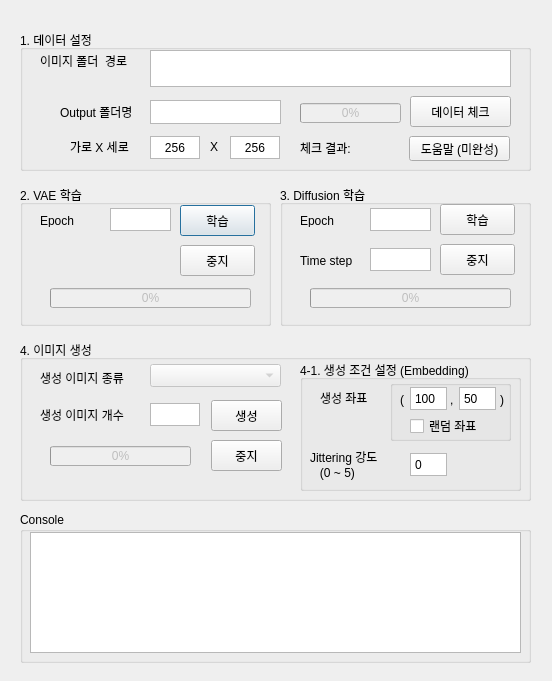
<?xml version="1.0" encoding="UTF-8"?>
<ui version="4.0">
 <class>Dialog</class>
 <widget class="QDialog" name="Dialog">
  <property name="geometry">
   <rect>
    <x>0</x>
    <y>0</y>
    <width>552</width>
    <height>681</height>
   </rect>
  </property>
  <property name="windowTitle">
   <string>Dialog</string>
  </property>
  <widget class="QGroupBox" name="groupBox">
   <property name="geometry">
    <rect>
     <x>20</x>
     <y>185</y>
     <width>251</width>
     <height>141</height>
    </rect>
   </property>
   <property name="title">
    <string>2. VAE 학습</string>
   </property>
   <property name="flat">
    <bool>false</bool>
   </property>
   <property name="checkable">
    <bool>false</bool>
   </property>
   <widget class="QPushButton" name="btn_trainVae">
    <property name="enabled">
     <bool>true</bool>
    </property>
    <property name="geometry">
     <rect>
      <x>160</x>
      <y>20</y>
      <width>75</width>
      <height>31</height>
     </rect>
    </property>
    <property name="text">
     <string>학습</string>
    </property>
   </widget>
   <widget class="QTextEdit" name="edit_epochVae">
    <property name="enabled">
     <bool>true</bool>
    </property>
    <property name="geometry">
     <rect>
      <x>90</x>
      <y>23</y>
      <width>61</width>
      <height>23</height>
     </rect>
    </property>
    <property name="verticalScrollBarPolicy">
     <enum>Qt::ScrollBarAlwaysOff</enum>
    </property>
    <property name="horizontalScrollBarPolicy">
     <enum>Qt::ScrollBarAlwaysOff</enum>
    </property>
   </widget>
   <widget class="QLabel" name="label_3">
    <property name="geometry">
     <rect>
      <x>20</x>
      <y>30</y>
      <width>56</width>
      <height>12</height>
     </rect>
    </property>
    <property name="text">
     <string>Epoch</string>
    </property>
   </widget>
   <widget class="QPushButton" name="btn_stopTrainVae">
    <property name="enabled">
     <bool>true</bool>
    </property>
    <property name="geometry">
     <rect>
      <x>160</x>
      <y>60</y>
      <width>75</width>
      <height>31</height>
     </rect>
    </property>
    <property name="text">
     <string>중지</string>
    </property>
   </widget>
   <widget class="QProgressBar" name="progressBar_vae">
    <property name="enabled">
     <bool>false</bool>
    </property>
    <property name="geometry">
     <rect>
      <x>30</x>
      <y>103</y>
      <width>201</width>
      <height>20</height>
     </rect>
    </property>
    <property name="autoFillBackground">
     <bool>false</bool>
    </property>
    <property name="value">
     <number>0</number>
    </property>
   </widget>
  </widget>
  <widget class="QGroupBox" name="groupBox_2">
   <property name="geometry">
    <rect>
     <x>280</x>
     <y>185</y>
     <width>251</width>
     <height>141</height>
    </rect>
   </property>
   <property name="title">
    <string>3. Diffusion 학습</string>
   </property>
   <widget class="QPushButton" name="btn_trainDdpm">
    <property name="enabled">
     <bool>true</bool>
    </property>
    <property name="geometry">
     <rect>
      <x>160</x>
      <y>19</y>
      <width>75</width>
      <height>31</height>
     </rect>
    </property>
    <property name="text">
     <string>학습</string>
    </property>
   </widget>
   <widget class="QTextEdit" name="edit_epochDdpm">
    <property name="enabled">
     <bool>true</bool>
    </property>
    <property name="geometry">
     <rect>
      <x>90</x>
      <y>23</y>
      <width>61</width>
      <height>23</height>
     </rect>
    </property>
    <property name="verticalScrollBarPolicy">
     <enum>Qt::ScrollBarAlwaysOff</enum>
    </property>
    <property name="horizontalScrollBarPolicy">
     <enum>Qt::ScrollBarAlwaysOff</enum>
    </property>
   </widget>
   <widget class="QLabel" name="label_5">
    <property name="geometry">
     <rect>
      <x>20</x>
      <y>30</y>
      <width>56</width>
      <height>12</height>
     </rect>
    </property>
    <property name="text">
     <string>Epoch</string>
    </property>
   </widget>
   <widget class="QLabel" name="label_20">
    <property name="geometry">
     <rect>
      <x>20</x>
      <y>70</y>
      <width>56</width>
      <height>12</height>
     </rect>
    </property>
    <property name="text">
     <string>Time step</string>
    </property>
   </widget>
   <widget class="QTextEdit" name="edit_timeStep">
    <property name="enabled">
     <bool>true</bool>
    </property>
    <property name="geometry">
     <rect>
      <x>90</x>
      <y>63</y>
      <width>61</width>
      <height>23</height>
     </rect>
    </property>
    <property name="verticalScrollBarPolicy">
     <enum>Qt::ScrollBarAlwaysOff</enum>
    </property>
    <property name="horizontalScrollBarPolicy">
     <enum>Qt::ScrollBarAlwaysOff</enum>
    </property>
   </widget>
   <widget class="QPushButton" name="btn_stopTrainDdpm">
    <property name="enabled">
     <bool>true</bool>
    </property>
    <property name="geometry">
     <rect>
      <x>160</x>
      <y>59</y>
      <width>75</width>
      <height>31</height>
     </rect>
    </property>
    <property name="text">
     <string>중지</string>
    </property>
   </widget>
   <widget class="QProgressBar" name="progressBar_ddpm">
    <property name="enabled">
     <bool>false</bool>
    </property>
    <property name="geometry">
     <rect>
      <x>30</x>
      <y>103</y>
      <width>201</width>
      <height>20</height>
     </rect>
    </property>
    <property name="value">
     <number>0</number>
    </property>
   </widget>
  </widget>
  <widget class="QGroupBox" name="groupBox_4">
   <property name="geometry">
    <rect>
     <x>20</x>
     <y>340</y>
     <width>511</width>
     <height>161</height>
    </rect>
   </property>
   <property name="title">
    <string>4. 이미지 생성</string>
   </property>
   <widget class="QTextEdit" name="edit_numGenImg">
    <property name="enabled">
     <bool>true</bool>
    </property>
    <property name="geometry">
     <rect>
      <x>130</x>
      <y>63</y>
      <width>50</width>
      <height>23</height>
     </rect>
    </property>
    <property name="verticalScrollBarPolicy">
     <enum>Qt::ScrollBarAlwaysOff</enum>
    </property>
    <property name="horizontalScrollBarPolicy">
     <enum>Qt::ScrollBarAlwaysOff</enum>
    </property>
   </widget>
   <widget class="QLabel" name="label_6">
    <property name="geometry">
     <rect>
      <x>20</x>
      <y>67</y>
      <width>91</width>
      <height>16</height>
     </rect>
    </property>
    <property name="text">
     <string>생성 이미지 개수</string>
    </property>
   </widget>
   <widget class="QLabel" name="label_7">
    <property name="geometry">
     <rect>
      <x>20</x>
      <y>30</y>
      <width>91</width>
      <height>16</height>
     </rect>
    </property>
    <property name="text">
     <string>생성 이미지 종류</string>
    </property>
   </widget>
   <widget class="QComboBox" name="combo_defects">
    <property name="enabled">
     <bool>false</bool>
    </property>
    <property name="geometry">
     <rect>
      <x>130</x>
      <y>24</y>
      <width>131</width>
      <height>23</height>
     </rect>
    </property>
   </widget>
   <widget class="QPushButton" name="btn_genImg">
    <property name="enabled">
     <bool>true</bool>
    </property>
    <property name="geometry">
     <rect>
      <x>191</x>
      <y>60</y>
      <width>71</width>
      <height>31</height>
     </rect>
    </property>
    <property name="text">
     <string>생성</string>
    </property>
   </widget>
   <widget class="QGroupBox" name="groupBox_6">
    <property name="geometry">
     <rect>
      <x>280</x>
      <y>20</y>
      <width>221</width>
      <height>131</height>
     </rect>
    </property>
    <property name="title">
     <string>4-1. 생성 조건 설정 (Embedding)</string>
    </property>
    <widget class="QLabel" name="label_8">
     <property name="geometry">
      <rect>
       <x>20</x>
       <y>30</y>
       <width>71</width>
       <height>16</height>
      </rect>
     </property>
     <property name="text">
      <string>생성 좌표</string>
     </property>
    </widget>
    <widget class="QTextEdit" name="edit_coordJitterStd">
     <property name="enabled">
      <bool>true</bool>
     </property>
     <property name="geometry">
      <rect>
       <x>110</x>
       <y>93</y>
       <width>37</width>
       <height>23</height>
      </rect>
     </property>
     <property name="verticalScrollBarPolicy">
      <enum>Qt::ScrollBarAlwaysOff</enum>
     </property>
     <property name="horizontalScrollBarPolicy">
      <enum>Qt::ScrollBarAlwaysOff</enum>
     </property>
     <property name="html">
      <string>&lt;!DOCTYPE HTML PUBLIC &quot;-//W3C//DTD HTML 4.0//EN&quot; &quot;http://www.w3.org/TR/REC-html40/strict.dtd&quot;&gt;
&lt;html&gt;&lt;head&gt;&lt;meta name=&quot;qrichtext&quot; content=&quot;1&quot; /&gt;&lt;style type=&quot;text/css&quot;&gt;
p, li { white-space: pre-wrap; }
&lt;/style&gt;&lt;/head&gt;&lt;body style=&quot; font-family:'Gulim'; font-size:9pt; font-weight:400; font-style:normal;&quot;&gt;
&lt;p style=&quot; margin-top:0px; margin-bottom:0px; margin-left:0px; margin-right:0px; -qt-block-indent:0; text-indent:0px;&quot;&gt;0&lt;/p&gt;&lt;/body&gt;&lt;/html&gt;</string>
     </property>
    </widget>
    <widget class="QLabel" name="label_15">
     <property name="geometry">
      <rect>
       <x>10</x>
       <y>86</y>
       <width>71</width>
       <height>21</height>
      </rect>
     </property>
     <property name="text">
      <string>Jittering 강도</string>
     </property>
    </widget>
    <widget class="QLabel" name="label_16">
     <property name="geometry">
      <rect>
       <x>10</x>
       <y>102</y>
       <width>71</width>
       <height>21</height>
      </rect>
     </property>
     <property name="text">
      <string>   (0 ~ 5)</string>
     </property>
    </widget>
    <widget class="QGroupBox" name="groupBox_5">
     <property name="geometry">
      <rect>
       <x>90</x>
       <y>20</y>
       <width>121</width>
       <height>61</height>
      </rect>
     </property>
     <property name="title">
      <string/>
     </property>
     <widget class="QLabel" name="label_11">
      <property name="geometry">
       <rect>
        <x>110</x>
        <y>12</y>
        <width>16</width>
        <height>16</height>
       </rect>
      </property>
      <property name="text">
       <string>)</string>
      </property>
     </widget>
     <widget class="QTextEdit" name="edit_genImgCoordY">
      <property name="enabled">
       <bool>true</bool>
      </property>
      <property name="geometry">
       <rect>
        <x>69</x>
        <y>7</y>
        <width>37</width>
        <height>23</height>
       </rect>
      </property>
      <property name="verticalScrollBarPolicy">
       <enum>Qt::ScrollBarAlwaysOff</enum>
      </property>
      <property name="horizontalScrollBarPolicy">
       <enum>Qt::ScrollBarAlwaysOff</enum>
      </property>
      <property name="html">
       <string>&lt;!DOCTYPE HTML PUBLIC &quot;-//W3C//DTD HTML 4.0//EN&quot; &quot;http://www.w3.org/TR/REC-html40/strict.dtd&quot;&gt;
&lt;html&gt;&lt;head&gt;&lt;meta name=&quot;qrichtext&quot; content=&quot;1&quot; /&gt;&lt;style type=&quot;text/css&quot;&gt;
p, li { white-space: pre-wrap; }
&lt;/style&gt;&lt;/head&gt;&lt;body style=&quot; font-family:'Gulim'; font-size:9pt; font-weight:400; font-style:normal;&quot;&gt;
&lt;p style=&quot; margin-top:0px; margin-bottom:0px; margin-left:0px; margin-right:0px; -qt-block-indent:0; text-indent:0px;&quot;&gt;50&lt;/p&gt;&lt;/body&gt;&lt;/html&gt;</string>
      </property>
     </widget>
     <widget class="QTextEdit" name="edit_genImgCoordX">
      <property name="enabled">
       <bool>true</bool>
      </property>
      <property name="geometry">
       <rect>
        <x>20</x>
        <y>7</y>
        <width>37</width>
        <height>23</height>
       </rect>
      </property>
      <property name="verticalScrollBarPolicy">
       <enum>Qt::ScrollBarAlwaysOff</enum>
      </property>
      <property name="horizontalScrollBarPolicy">
       <enum>Qt::ScrollBarAlwaysOff</enum>
      </property>
      <property name="html">
       <string>&lt;!DOCTYPE HTML PUBLIC &quot;-//W3C//DTD HTML 4.0//EN&quot; &quot;http://www.w3.org/TR/REC-html40/strict.dtd&quot;&gt;
&lt;html&gt;&lt;head&gt;&lt;meta name=&quot;qrichtext&quot; content=&quot;1&quot; /&gt;&lt;style type=&quot;text/css&quot;&gt;
p, li { white-space: pre-wrap; }
&lt;/style&gt;&lt;/head&gt;&lt;body style=&quot; font-family:'Gulim'; font-size:9pt; font-weight:400; font-style:normal;&quot;&gt;
&lt;p style=&quot; margin-top:0px; margin-bottom:0px; margin-left:0px; margin-right:0px; -qt-block-indent:0; text-indent:0px;&quot;&gt;100&lt;/p&gt;&lt;/body&gt;&lt;/html&gt;</string>
      </property>
     </widget>
     <widget class="QLabel" name="label_10">
      <property name="geometry">
       <rect>
        <x>10</x>
        <y>12</y>
        <width>16</width>
        <height>16</height>
       </rect>
      </property>
      <property name="text">
       <string>(</string>
      </property>
     </widget>
     <widget class="QLabel" name="label_9">
      <property name="geometry">
       <rect>
        <x>60</x>
        <y>12</y>
        <width>21</width>
        <height>16</height>
       </rect>
      </property>
      <property name="text">
       <string>,</string>
      </property>
     </widget>
     <widget class="QCheckBox" name="checkBox_randomCoord">
      <property name="geometry">
       <rect>
        <x>20</x>
        <y>38</y>
        <width>81</width>
        <height>16</height>
       </rect>
      </property>
      <property name="text">
       <string>랜덤 좌표</string>
      </property>
     </widget>
    </widget>
   </widget>
   <widget class="QPushButton" name="btn_stopGenImg">
    <property name="enabled">
     <bool>true</bool>
    </property>
    <property name="geometry">
     <rect>
      <x>191</x>
      <y>100</y>
      <width>71</width>
      <height>31</height>
     </rect>
    </property>
    <property name="text">
     <string>중지</string>
    </property>
   </widget>
   <widget class="QProgressBar" name="progressBar_gen">
    <property name="enabled">
     <bool>false</bool>
    </property>
    <property name="geometry">
     <rect>
      <x>30</x>
      <y>106</y>
      <width>141</width>
      <height>20</height>
     </rect>
    </property>
    <property name="value">
     <number>0</number>
    </property>
   </widget>
  </widget>
  <widget class="QGroupBox" name="groupBox_3">
   <property name="geometry">
    <rect>
     <x>20</x>
     <y>30</y>
     <width>511</width>
     <height>141</height>
    </rect>
   </property>
   <property name="title">
    <string>1. 데이터 설정</string>
   </property>
   <widget class="QTextEdit" name="edit_pathImg">
    <property name="geometry">
     <rect>
      <x>130</x>
      <y>20</y>
      <width>361</width>
      <height>37</height>
     </rect>
    </property>
    <property name="html">
     <string>&lt;!DOCTYPE HTML PUBLIC &quot;-//W3C//DTD HTML 4.0//EN&quot; &quot;http://www.w3.org/TR/REC-html40/strict.dtd&quot;&gt;
&lt;html&gt;&lt;head&gt;&lt;meta name=&quot;qrichtext&quot; content=&quot;1&quot; /&gt;&lt;style type=&quot;text/css&quot;&gt;
p, li { white-space: pre-wrap; }
&lt;/style&gt;&lt;/head&gt;&lt;body style=&quot; font-family:'Gulim'; font-size:9pt; font-weight:400; font-style:normal;&quot;&gt;
&lt;p style=&quot;-qt-paragraph-type:empty; margin-top:0px; margin-bottom:0px; margin-left:0px; margin-right:0px; -qt-block-indent:0; text-indent:0px;&quot;&gt;&lt;br /&gt;&lt;/p&gt;&lt;/body&gt;&lt;/html&gt;</string>
    </property>
   </widget>
   <widget class="QLabel" name="label_2">
    <property name="geometry">
     <rect>
      <x>20</x>
      <y>23</y>
      <width>101</width>
      <height>16</height>
     </rect>
    </property>
    <property name="text">
     <string>이미지 폴더  경로</string>
    </property>
   </widget>
   <widget class="QPushButton" name="btn_checkImgPath">
    <property name="geometry">
     <rect>
      <x>390</x>
      <y>66</y>
      <width>101</width>
      <height>31</height>
     </rect>
    </property>
    <property name="text">
     <string>데이터 체크</string>
    </property>
   </widget>
   <widget class="QLabel" name="label_4">
    <property name="geometry">
     <rect>
      <x>40</x>
      <y>74</y>
      <width>81</width>
      <height>16</height>
     </rect>
    </property>
    <property name="text">
     <string>Output 폴더명</string>
    </property>
   </widget>
   <widget class="QTextEdit" name="edit_taskName">
    <property name="geometry">
     <rect>
      <x>130</x>
      <y>70</y>
      <width>131</width>
      <height>24</height>
     </rect>
    </property>
    <property name="verticalScrollBarPolicy">
     <enum>Qt::ScrollBarAlwaysOff</enum>
    </property>
    <property name="horizontalScrollBarPolicy">
     <enum>Qt::ScrollBarAlwaysOff</enum>
    </property>
    <property name="html">
     <string>&lt;!DOCTYPE HTML PUBLIC &quot;-//W3C//DTD HTML 4.0//EN&quot; &quot;http://www.w3.org/TR/REC-html40/strict.dtd&quot;&gt;
&lt;html&gt;&lt;head&gt;&lt;meta name=&quot;qrichtext&quot; content=&quot;1&quot; /&gt;&lt;style type=&quot;text/css&quot;&gt;
p, li { white-space: pre-wrap; }
&lt;/style&gt;&lt;/head&gt;&lt;body style=&quot; font-family:'Gulim'; font-size:9pt; font-weight:400; font-style:normal;&quot;&gt;
&lt;p style=&quot;-qt-paragraph-type:empty; margin-top:0px; margin-bottom:0px; margin-left:0px; margin-right:0px; -qt-block-indent:0; text-indent:0px;&quot;&gt;&lt;br /&gt;&lt;/p&gt;&lt;/body&gt;&lt;/html&gt;</string>
    </property>
   </widget>
   <widget class="QTextEdit" name="edit_imgHeigh">
    <property name="enabled">
     <bool>true</bool>
    </property>
    <property name="geometry">
     <rect>
      <x>210</x>
      <y>106</y>
      <width>50</width>
      <height>23</height>
     </rect>
    </property>
    <property name="toolTip">
     <string>이미지 세로 픽셀 개수</string>
    </property>
    <property name="verticalScrollBarPolicy">
     <enum>Qt::ScrollBarAlwaysOff</enum>
    </property>
    <property name="horizontalScrollBarPolicy">
     <enum>Qt::ScrollBarAlwaysOff</enum>
    </property>
    <property name="html">
     <string>&lt;!DOCTYPE HTML PUBLIC &quot;-//W3C//DTD HTML 4.0//EN&quot; &quot;http://www.w3.org/TR/REC-html40/strict.dtd&quot;&gt;
&lt;html&gt;&lt;head&gt;&lt;meta name=&quot;qrichtext&quot; content=&quot;1&quot; /&gt;&lt;style type=&quot;text/css&quot;&gt;
p, li { white-space: pre-wrap; }
&lt;/style&gt;&lt;/head&gt;&lt;body style=&quot; font-family:'Gulim'; font-size:9pt; font-weight:400; font-style:normal;&quot;&gt;
&lt;p align=&quot;center&quot; style=&quot; margin-top:0px; margin-bottom:0px; margin-left:0px; margin-right:0px; -qt-block-indent:0; text-indent:0px;&quot;&gt;256&lt;/p&gt;&lt;/body&gt;&lt;/html&gt;</string>
    </property>
   </widget>
   <widget class="QTextEdit" name="edit_imgWidth">
    <property name="enabled">
     <bool>true</bool>
    </property>
    <property name="geometry">
     <rect>
      <x>130</x>
      <y>106</y>
      <width>50</width>
      <height>23</height>
     </rect>
    </property>
    <property name="toolTip">
     <string>이미지 가로 픽셀 개수</string>
    </property>
    <property name="verticalScrollBarPolicy">
     <enum>Qt::ScrollBarAlwaysOff</enum>
    </property>
    <property name="horizontalScrollBarPolicy">
     <enum>Qt::ScrollBarAlwaysOff</enum>
    </property>
    <property name="readOnly">
     <bool>false</bool>
    </property>
    <property name="html">
     <string>&lt;!DOCTYPE HTML PUBLIC &quot;-//W3C//DTD HTML 4.0//EN&quot; &quot;http://www.w3.org/TR/REC-html40/strict.dtd&quot;&gt;
&lt;html&gt;&lt;head&gt;&lt;meta name=&quot;qrichtext&quot; content=&quot;1&quot; /&gt;&lt;style type=&quot;text/css&quot;&gt;
p, li { white-space: pre-wrap; }
&lt;/style&gt;&lt;/head&gt;&lt;body style=&quot; font-family:'Gulim'; font-size:9pt; font-weight:400; font-style:normal;&quot;&gt;
&lt;p align=&quot;center&quot; style=&quot; margin-top:0px; margin-bottom:0px; margin-left:0px; margin-right:0px; -qt-block-indent:0; text-indent:0px;&quot;&gt;256&lt;/p&gt;&lt;/body&gt;&lt;/html&gt;</string>
    </property>
   </widget>
   <widget class="QLabel" name="label_12">
    <property name="geometry">
     <rect>
      <x>50</x>
      <y>109</y>
      <width>71</width>
      <height>16</height>
     </rect>
    </property>
    <property name="text">
     <string>가로 X 세로</string>
    </property>
   </widget>
   <widget class="QLabel" name="label_14">
    <property name="geometry">
     <rect>
      <x>190</x>
      <y>109</y>
      <width>21</width>
      <height>16</height>
     </rect>
    </property>
    <property name="text">
     <string>X</string>
    </property>
   </widget>
   <widget class="QLabel" name="label_13">
    <property name="geometry">
     <rect>
      <x>280</x>
      <y>110</y>
      <width>61</width>
      <height>16</height>
     </rect>
    </property>
    <property name="text">
     <string>체크 결과:</string>
    </property>
   </widget>
   <widget class="QLabel" name="text_imgPathStatus">
    <property name="geometry">
     <rect>
      <x>340</x>
      <y>107</y>
      <width>41</width>
      <height>20</height>
     </rect>
    </property>
    <property name="text">
     <string/>
    </property>
   </widget>
   <widget class="QProgressBar" name="progressBar_dataset">
    <property name="enabled">
     <bool>false</bool>
    </property>
    <property name="geometry">
     <rect>
      <x>280</x>
      <y>73</y>
      <width>101</width>
      <height>20</height>
     </rect>
    </property>
    <property name="value">
     <number>0</number>
    </property>
   </widget>
   <widget class="QPushButton" name="btn_help">
    <property name="geometry">
     <rect>
      <x>389</x>
      <y>106</y>
      <width>101</width>
      <height>25</height>
     </rect>
    </property>
    <property name="text">
     <string>도움말 (미완성)</string>
    </property>
   </widget>
  </widget>
  <widget class="QGroupBox" name="groupBox_8">
   <property name="geometry">
    <rect>
     <x>20</x>
     <y>512</y>
     <width>511</width>
     <height>151</height>
    </rect>
   </property>
   <property name="title">
    <string>Console</string>
   </property>
   <widget class="QPlainTextEdit" name="edit_console">
    <property name="enabled">
     <bool>true</bool>
    </property>
    <property name="geometry">
     <rect>
      <x>10</x>
      <y>20</y>
      <width>491</width>
      <height>121</height>
     </rect>
    </property>
    <property name="toolTip">
     <string/>
    </property>
    <property name="autoFillBackground">
     <bool>false</bool>
    </property>
    <property name="undoRedoEnabled">
     <bool>false</bool>
    </property>
    <property name="readOnly">
     <bool>true</bool>
    </property>
   </widget>
  </widget>
 </widget>
 <resources/>
 <connections/>
</ui>
